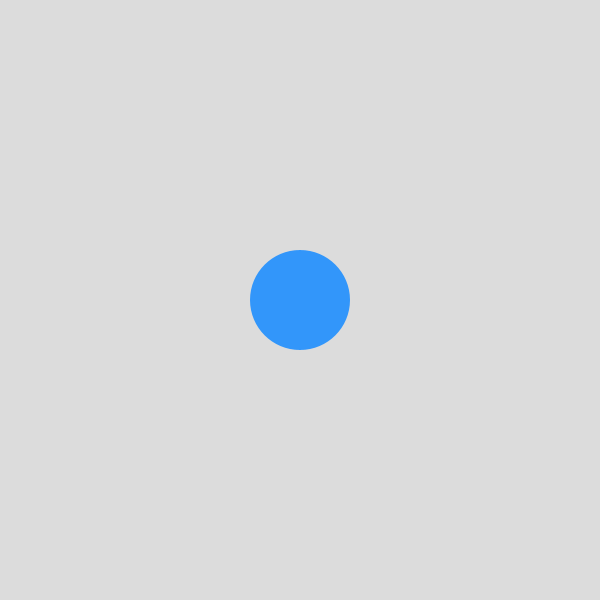
Frame 1 (no input)
Frame 60 (the mouse pressed at the canvas centre just before this capture): identical to frame 1, image omitted
Frame 120 (the mouse held since frame 60 and released just before this capture): identical to frame 1, image omitted

The Processing sketch that drew this single still picture (run headless with seeded random() and noise(); from frame 60 on, the mouse is pressed at the canvas centre):

// Processing sketch: week01_5_google_gemini_mouse_wheel_void_mouseWheel_MouseEvent_g
// ── week01_5_google_gemini_mouse_wheel_void_mouseWheel_MouseEvent_g.pde
// week01_5_google_gemini_mouse_wheel_void_mouseWheel_MouseEvent_getCount
// google gemini:Processing怎麼用到mouse wheel
float circleSize = 100; // 初始圓形大小

void setup() {
  size(600, 600);
}

void draw() {
  background(220);
  
  // 繪製圓形
  fill(50, 150, 250);
  noStroke();
  ellipse(width/2, height/2, circleSize, circleSize);
}

// 偵測滑鼠滾輪的內建函式
void mouseWheel(MouseEvent event) {
  float e = event.getCount(); // 取得滾輪捲動方向與數值
  
  // 如果向下捲 (e > 0)，圓形變大；向上捲 (e < 0)，圓形變小
  circleSize += e * 5; 
  
  // 限制圓形大小，避免變成負數或太大
  circleSize = constrain(circleSize, 10, 500); 
}
